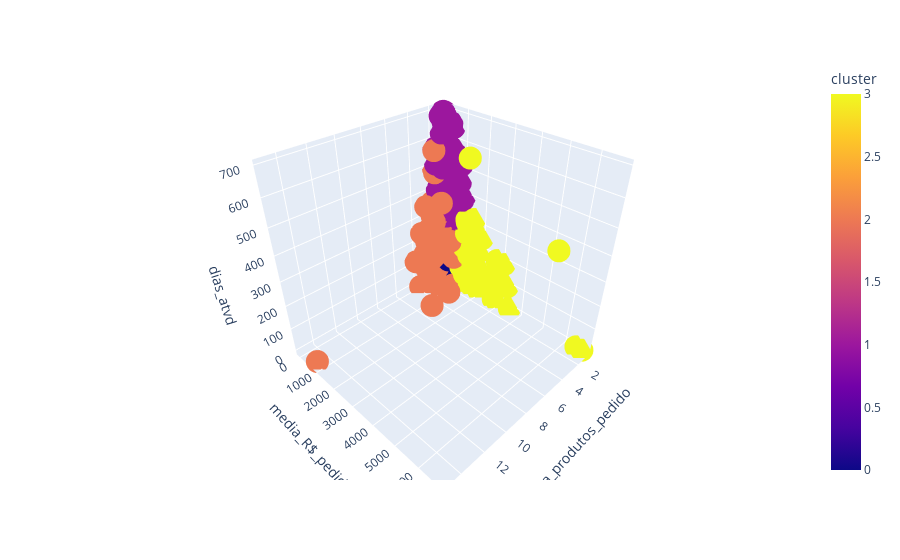

This figure's notebook cell:
### Code cell
px.scatter_3d(cluster_data, x='media_produtos_pedido', y='media_R$_pedido', z='dias_atvd', color='cluster')

### Figure 1 — Plotly figure (JSON) as saved in the notebook; plotly's stock layout.template omitted (floating-point values rounded to 4 significant figures; data arrays with more than 128 entries replaced by an {"elided": "..."} marker saying what was removed)
{"data": [{"hovertemplate": "media_produtos_pedido=%{x}<br>media_R$_pedido=%{y}<br>dias_atvd=%{z}<br>cluster=%{marker.color}<extra></extra>", "legendgroup": "", "marker": {"color": {"elided": "2469 int values"}, "coloraxis": "coloraxis", "symbol": "circle"}, "mode": "markers", "name": "", "scene": "scene", "showlegend": false, "type": "scatter3d", "x": {"elided": "2469 float values"}, "y": {"elided": "2469 float values"}, "z": {"elided": "2469 int values"}}], "layout": {"coloraxis": {"colorbar": {"title": {"text": "cluster"}}, "colorscale": [[0, "#0d0887"], [0.1111, "#46039f"], [0.2222, "#7201a8"], [0.3333, "#9c179e"], [0.4444, "#bd3786"], [0.5556, "#d8576b"], [0.6667, "#ed7953"], [0.7778, "#fb9f3a"], [0.8889, "#fdca26"], [1, "#f0f921"]]}, "legend": {"tracegroupgap": 0}, "margin": {"t": 60}, "scene": {"domain": {"x": [0, 1], "y": [0, 1]}, "xaxis": {"title": {"text": "media_produtos_pedido"}}, "yaxis": {"title": {"text": "media_R$_pedido"}}, "zaxis": {"title": {"text": "dias_atvd"}}}}}
